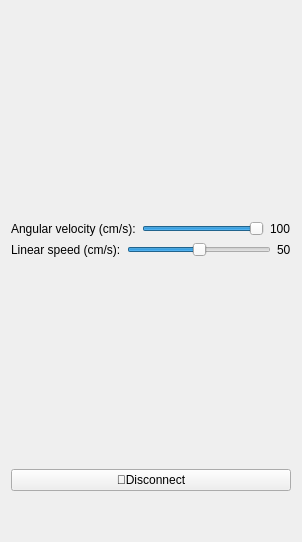
          <widget class="QWidget" name="page_7">
           <layout class="QVBoxLayout" name="verticalLayout_7">
            <item>
             <layout class="QVBoxLayout" name="verticalLayout_3">
              <item>
               <layout class="QHBoxLayout" name="horizontalLayout_2">
                <item>
                 <widget class="QPushButton" name="forward">
                  <property name="enabled">
                   <bool>true</bool>
                  </property>
                  <property name="minimumSize">
                   <size>
                    <width>64</width>
                    <height>64</height>
                   </size>
                  </property>
                  <property name="maximumSize">
                   <size>
                    <width>64</width>
                    <height>64</height>
                   </size>
                  </property>
                  <property name="styleSheet">
                   <string notr="true">QPushButton{border-image: url(:/image/data/images/up.png);}
QPushButton{border:none;}
QPushButton:pressed{border-image: url(:/image/data/images/up_2.png);}</string>
                  </property>
                  <property name="text">
                   <string/>
                  </property>
                  <property name="shortcut">
                   <string>W</string>
                  </property>
                 </widget>
                </item>
               </layout>
              </item>
              <item>
               <layout class="QHBoxLayout" name="horizontalLayout_18">
                <item>
                 <widget class="QPushButton" name="r_left">
                  <property name="minimumSize">
                   <size>
                    <width>64</width>
                    <height>64</height>
                   </size>
                  </property>
                  <property name="maximumSize">
                   <size>
                    <width>64</width>
                    <height>64</height>
                   </size>
                  </property>
                  <property name="styleSheet">
                   <string notr="true">QPushButton{border-image: url(:/image/data/images/left.png);}
QPushButton{border:none;}
QPushButton:pressed{border-image: url(:/image/data/images/left_2.png);}</string>
                  </property>
                  <property name="text">
                   <string/>
                  </property>
                  <property name="shortcut">
                   <string>A</string>
                  </property>
                 </widget>
                </item>
                <item>
                 <widget class="QPushButton" name="stop">
                  <property name="minimumSize">
                   <size>
                    <width>64</width>
                    <height>64</height>
                   </size>
                  </property>
                  <property name="maximumSize">
                   <size>
                    <width>64</width>
                    <height>64</height>
                   </size>
                  </property>
                  <property name="styleSheet">
                   <string notr="true">QPushButton{border-image: url(:/image/data/images/stop.png);}
QPushButton{border:none;}
QPushButton:pressed{border-image: url(:/image/data/images/stop-2.png);}</string>
                  </property>
                  <property name="text">
                   <string/>
                  </property>
                  <property name="shortcut">
                   <string>S</string>
                  </property>
                 </widget>
                </item>
                <item>
                 <widget class="QPushButton" name="r_right">
                  <property name="minimumSize">
                   <size>
                    <width>64</width>
                    <height>64</height>
                   </size>
                  </property>
                  <property name="maximumSize">
                   <size>
                    <width>64</width>
                    <height>64</height>
                   </size>
                  </property>
                  <property name="styleSheet">
                   <string notr="true">QPushButton{border-image: url(:/image/data/images/right.png);}
QPushButton{border:none;}
QPushButton:pressed{border-image: url(:/image/data/images/right_2.png);}</string>
                  </property>
                  <property name="text">
                   <string/>
                  </property>
                  <property name="shortcut">
                   <string>D</string>
                  </property>
                 </widget>
                </item>
               </layout>
              </item>
              <item>
               <layout class="QHBoxLayout" name="horizontalLayout_19">
                <item>
                 <widget class="QPushButton" name="back">
                  <property name="minimumSize">
                   <size>
                    <width>64</width>
                    <height>64</height>
                   </size>
                  </property>
                  <property name="maximumSize">
                   <size>
                    <width>64</width>
                    <height>64</height>
                   </size>
                  </property>
                  <property name="styleSheet">
                   <string notr="true">QPushButton{border-image: url(:/image/data/images/down.png);}
QPushButton{border:none;}
QPushButton:pressed{border-image: url(:/image/data/images/down_2.png);}</string>
                  </property>
                  <property name="text">
                   <string/>
                  </property>
                  <property name="shortcut">
                   <string>X</string>
                  </property>
                 </widget>
                </item>
               </layout>
              </item>
              <item>
               <layout class="QHBoxLayout" name="horizontalLayout_20">
                <item>
                 <widget class="QLabel" name="label_14">
                  <property name="enabled">
                   <bool>true</bool>
                  </property>
                  <property name="text">
                   <string>Angular velocity (cm/s):</string>
                  </property>
                 </widget>
                </item>
                <item>
                 <widget class="QSlider" name="horizontalSlider_raw">
                  <property name="enabled">
                   <bool>true</bool>
                  </property>
                  <property name="maximum">
                   <number>100</number>
                  </property>
                  <property name="value">
                   <number>100</number>
                  </property>
                  <property name="orientation">
                   <enum>Qt::Horizontal</enum>
                  </property>
                 </widget>
                </item>
                <item>
                 <widget class="QLabel" name="label_raw">
                  <property name="enabled">
                   <bool>true</bool>
                  </property>
                  <property name="text">
                   <string>100</string>
                  </property>
                 </widget>
                </item>
               </layout>
              </item>
              <item>
               <layout class="QHBoxLayout" name="horizontalLayout_21">
                <item>
                 <widget class="QLabel" name="label_9">
                  <property name="enabled">
                   <bool>true</bool>
                  </property>
                  <property name="text">
                   <string>Linear speed (cm/s):</string>
                  </property>
                 </widget>
                </item>
                <item>
                 <widget class="QSlider" name="horizontalSlider_linear">
                  <property name="enabled">
                   <bool>true</bool>
                  </property>
                  <property name="maximum">
                   <number>100</number>
                  </property>
                  <property name="singleStep">
                   <number>1</number>
                  </property>
                  <property name="value">
                   <number>50</number>
                  </property>
                  <property name="orientation">
                   <enum>Qt::Horizontal</enum>
                  </property>
                 </widget>
                </item>
                <item>
                 <widget class="QLabel" name="label_linear">
                  <property name="enabled">
                   <bool>true</bool>
                  </property>
                  <property name="text">
                   <string>50</string>
                  </property>
                 </widget>
                </item>
               </layout>
              </item>
              <item>
               <layout class="QHBoxLayout" name="horizontalLayout_23">
                <item>
                 <spacer name="horizontalSpacer_5">
                  <property name="orientation">
                   <enum>Qt::Horizontal</enum>
                  </property>
                  <property name="sizeHint" stdset="0">
                   <size>
                    <width>40</width>
                    <height>20</height>
                   </size>
                  </property>
                 </spacer>
                </item>
                <item>
                 <widget class="QWidget" name="JoyStick_widget" native="true">
                  <property name="minimumSize">
                   <size>
                    <width>200</width>
                    <height>200</height>
                   </size>
                  </property>
                  <layout class="QHBoxLayout" name="horizontalLayout_22"/>
                 </widget>
                </item>
                <item>
                 <spacer name="horizontalSpacer_6">
                  <property name="orientation">
                   <enum>Qt::Horizontal</enum>
                  </property>
                  <property name="sizeHint" stdset="0">
                   <size>
                    <width>40</width>
                    <height>20</height>
                   </size>
                  </property>
                 </spacer>
                </item>
               </layout>
              </item>
              <item>
               <widget class="QPushButton" name="pushButton">
                <property name="text">
                 <string>🔗Disconnect</string>
                </property>
               </widget>
              </item>
             </layout>
            </item>
            <item>
             <spacer name="verticalSpacer">
              <property name="orientation">
               <enum>Qt::Vertical</enum>
              </property>
              <property name="sizeHint" stdset="0">
               <size>
                <width>20</width>
                <height>40</height>
               </size>
              </property>
             </spacer>
            </item>
           </layout>
          </widget>
